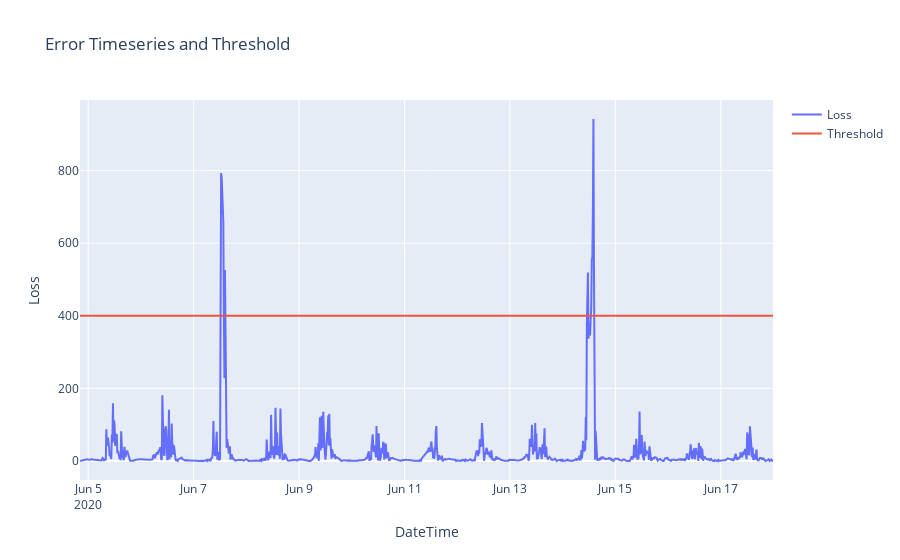

Notebook cell for this chart:
### Code cell
fig = go.Figure()
fig.add_trace(go.Scatter(x=scores['datetime'], 
                         y=scores['loss_mae'], 
                         name="Loss"))
fig.add_trace(go.Scatter(x=scores['datetime'], 
                         y=scores['Threshold'],
                         name="Threshold"))

fig.update_layout(title="Error Timeseries and Threshold", 
                 xaxis=dict(title="DateTime"),
                 yaxis=dict(title="Loss"))
fig.show()

### Figure 1 — Plotly figure (JSON) as saved in the notebook; plotly's stock layout.template omitted (floating-point values rounded to 4 significant figures; data arrays with more than 128 entries replaced by an {"elided": "..."} marker saying what was removed)
{"data": [{"name": "Loss", "type": "scatter", "x": {"elided": "1261 str values"}, "y": {"elided": "1261 float values"}}, {"name": "Threshold", "type": "scatter", "x": {"elided": "1261 str values"}, "y": {"elided": "1261 int values"}}], "layout": {"title": {"text": "Error Timeseries and Threshold"}, "xaxis": {"title": {"text": "DateTime"}}, "yaxis": {"title": {"text": "Loss"}}}}
